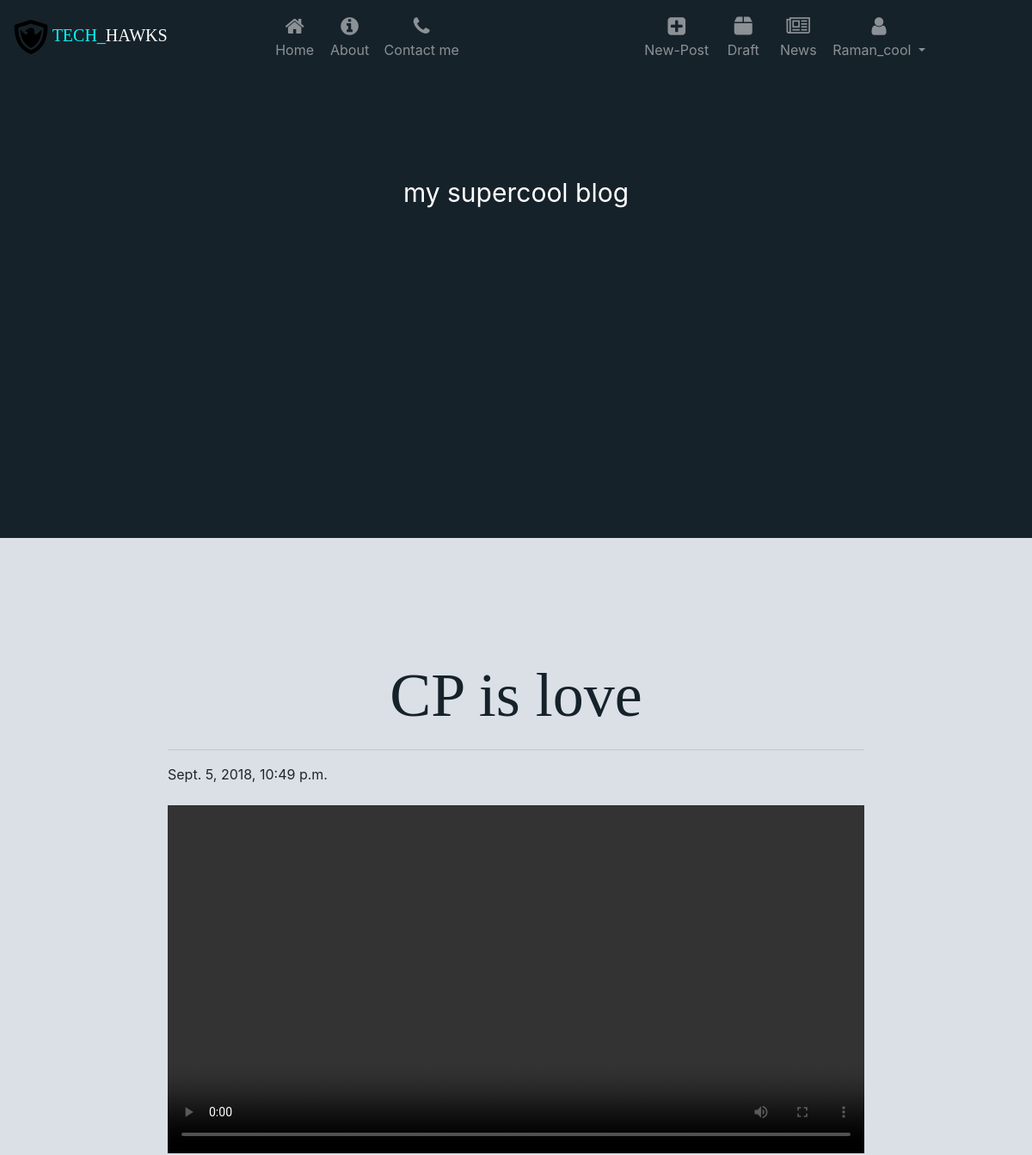
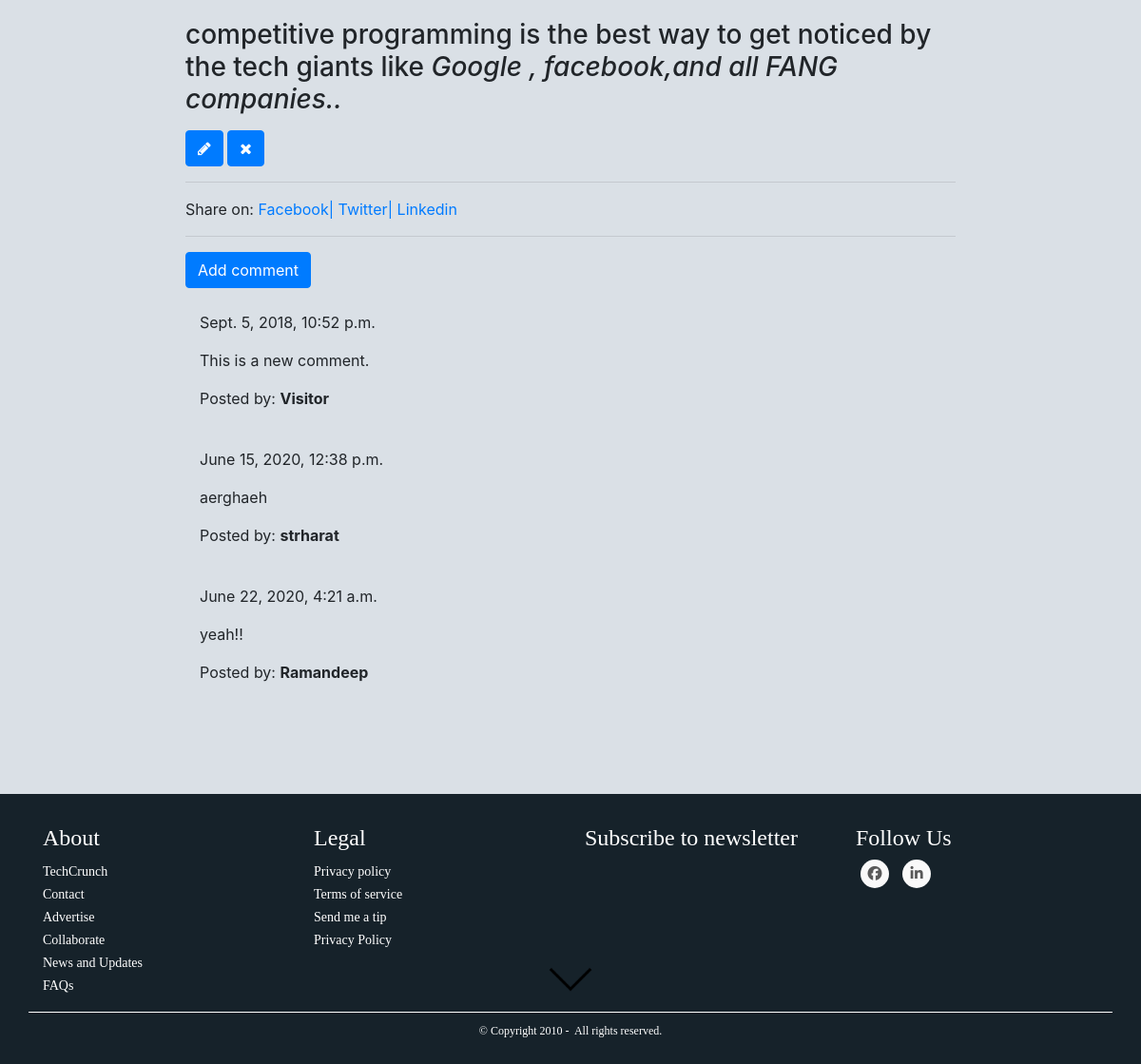
Screenshot of /post/1 (signed in) with the database file from the repository (2 pictures, top to bottom).
### blog/models.py (models this page shows, shortened)
class Post(models.Model):
    author = models.ForeignKey('auth.User',on_delete=models.CASCADE)
    title = models.CharField(max_length=200)
    text = models.TextField()
    created_date = models.DateTimeField(default=timezone.now)
    published_date = models.DateTimeField(blank=True, null=True)
    image = models.FileField(upload_to="media/",null=True, verbose_name="")

class Comment(models.Model):
    post = models.ForeignKey('blog.Post', related_name='comments',on_delete=models.CASCADE)
    author = models.CharField(max_length=200)
    text = models.TextField()
    created_date = models.DateTimeField(default=timezone.now)
    approved_comment = models.BooleanField(default=False)

### blog/views.py (the view)
# urls.py: path('post/<int:pk>', views.PostDetailView.as_view(), name='post_detail'),
class PostDetailView(DetailView):
    model = Post

### blog/templates/blog/post_detail.html (shortened to what this page needs)
{% extends 'blog/base.html' %}
{% load static %}
{% block content %}
<div class="header">
  <div class="header-content">
    <h1>News</h1>
    <p>my supercool blog</p>
  </div>
</div>
<div class="content container" style="margin-top: 100px;">
    <div class="content-block">
      <div class="blog_posts">
                <h1 class='posttitle loader headings display-3'>{{ post.title }}</h1>
                <hr>
                {% if post.published_date %}
                    <div class="date postdate">
                        {{ post.published_date }}
                    </div>
                  <video  class ='img-responsive' controls>
                <source src="{{ post.image.url }}" type="video/mp4">
             <source src="movie.ogg" type="video/ogg">
          </video>
                {% else %}
                    <a class="btn btn-outline-dark" href="{% url 'post_publish' pk=post.pk %}">Publish</a>
                {% endif %}
              <p class='postcontent' >{{ post.text|safe|linebreaksbr }}</p>
              {% if user.is_authenticated %}
                  <a class="btn btn-primary" href="{% url 'post_edit' pk=post.pk %}"><span class="fa fa-pencil"></span></a>
                  <a class="btn btn-primary" href="{% url 'post_remove' pk=post.pk %}"><span class="fa fa-remove"></span></a>
              {% endif %}
          <hr>
          <div class="social-share" style="margin-bottom">
            Share on:
            <a href="https://www.facebook.com/sharer/sharer.php?u={{ request.build_absolute_uri }}">
            Facebook|
            </a>
            <a href="https://twitter.com/home?status=I'm%20going%20to%20learn%20to%20Code...%20Come%20build%20an%20web%20apsp%20with%20me!%20%23CFE%20and%20@justinmitchel%20{{ request.build_absolute_uri }}">
             Twitter|
            </a>
            <a href="https://www.linkedin.com/shareArticle?mini=true&url=http://swiftforentrepreneurs.com/&title=Be%20first%20%7C%20Join%20Swift%20for%20Entrepreneurs&summary=Swift%20for%20Entrepreneurs%20is%20a%20project-based%20programming%20course%20for%20non-technical%20founders.%20We'll%20learn%20how%20to%20build%20iOS%20apps%20from%20scratch%20using%20Apple's%20new%20programming%20language:%20Swift.%20Be%20first%20and%20learn%20with%20me!&source={{ request.build_absolute_uri }}">
             Linkedin
            </a>
          </div>
          <hr>
          <a class="btn btn-primary btn-comment" href="{% url 'add_comment_to_post' pk=post.pk %}">Add comment</a>
          <div class="container">
          {% for comment in post.comments.all %}
          <br>
              {% if user.is_authenticated or comment.approved_comment %}
                      {{ comment.created_date }}
                  <p>{{ comment.text|safe|linebreaks }}</p>
                  <p>Posted by: <strong>{{ comment.author }}</strong></p>
              {% endif %}
          {% empty %}
              <p>No comments posted.</p>
          {% endfor %}
        </div>
      </div>
    </div>
  </div>
{% endblock %}

### blog/templates/blog/base.html (shortened to what this page needs)
<!DOCTYPE html>
{% load static %}
<html>
  <head>
    <link rel="stylesheet" href="https://maxcdn.bootstrapcdn.com/bootstrap/4.1.1/css/bootstrap.min.css">
    <link href="https://maxcdn.bootstrapcdn.com/font-awesome/4.7.0/css/font-awesome.min.css" rel="stylesheet">
    <link rel="stylesheet" href="//cdn.jsdelivr.net/medium-editor/latest/css/medium-editor.min.css" type="text/css" media="screen" charset="utf-8">
<link rel="stylesheet" href="https://stackpath.bootstrapcdn.com/bootstrap/4.1.3/css/bootstrap.min.css"
integrity="sha384-MCw98/SFnGE8fJT3GXwEOngsV7Zt27NXFoaoApmYm81iuXoPkFOJwJ8ERdknLPMO">
    <link rel="stylesheet" href="{% static 'css/blog.css' %}">
  </head>
  <body>
    <nav class="navbar navbar-icon-top navbar-expand-lg navbar-dark">
   <a class="navbar-brand" href="{% url 'post_list' %}"><img src="{% static 'images/logo-shield.png' %}" width = 40px height = 40px alt="Eagle-shield">
    <span>TECH_</span>HAWKS
   </a>
   <div class="collapse navbar-collapse nav-left" id="navbarSupportedContent">
     <ul class="navbar-nav mr-auto">
       <li class="nav-item">
         <a class="nav-link" onclick="openBanner(event,'landing-text')" href="{% url 'post_list' %}">
           <i class="fa fa-home"></i>
           Home
           </a>
       </li>
       <li class="nav-item">
         <a class="nav-link" onclick="openBanner(event,'About')" href="{% url 'about' %}">
           <i class="fa fa-info-circle">
           </i>
           About
         </a>
       </li>
       <li class="nav-item">
         <a class="nav-link" onclick="openBanner(event,'Contact')" href="{% url 'contact'%}">
           <i class="fa fa-phone">
           </i>
           Contact me
         </a>
       </li>
     </ul>
      {% if user.is_authenticated %}
     <ul class="navbar-nav nav-right ">
       <li class="nav-item">
         <a class="nav-link" onclick="openBanner(event,'new-post')" href="{% url 'post_new' %}">
           <i class="fa fa-plus-square">
           </i>
           New-Post
         </a>
       </li>
       <li class="nav-item">
         <a class="nav-link" onclick="openBanner(event,'Draft')"  href="{% url 'post_draft_list' %}">
           <i class="fa fa-box">
           </i>
           Draft
         </a>
       </li>
       <li class="nav-item">
         <a class="nav-link"  onclick="openBanner(event,'news')" href="{% url 'news' %}">
           <i class="fa fa-newspaper">
           </i>
          News
         </a>
       </li>
       <li class="nav-item dropdown">
         <a class="nav-link dropdown-toggle" href="#" id="navbarDropdown" role="button" data-toggle="dropdown" aria-haspopup="true" aria-expanded="false">
           <i class="fa fa-user">
           </i>
          {{ user.username}}
         </a>
       </li>
     </ul>
     {% else %}
     <a class="nav-item nav-link" href="{% url 'login' %}" aria-label="Login">
            <span class="fa fa-user" aria-hidden="true">Login</span></a>
      <a class="nav-item nav-link" href="{% url 'register' %}" aria-label="Login">
          <span class="fa fa-user" aria-hidden="true">Register</span></a>
        {% endif %}
   </div>
 </nav>
<section class = "header-down-arrow">
  <img src="{% static 'images/cue/downarrow.png' %}" width = "50" alt="downarrow">
</section>
        {% block content %}
        {% endblock %}
 <footer class="mainfooter" role="contentinfo">
  <div class="footer-middle">
  <div class="container">
    <div class="row">
      <div class="col-md-3 col-sm-6">
        <div class="footer-pad">
          <h4>About</h4>
          <ul class="list-unstyled">
            <li><a href="#">TechCrunch</a></li>
            <li><a href="#">Contact</a></li>
            <li><a href="#">Advertise</a></li>
            <li><a href="#">Collaborate</a></li>
            <li><a href="#">News and Updates</a></li>
            <li><a href="#">FAQs</a></li>
          </ul>
        </div>
      </div>
      <div class="col-md-3 col-sm-6">
        <div class="footer-pad">
          <h4>Legal</h4>
          <ul class="list-unstyled">
            <li><a href="#">Privacy policy</a></li>
            <li><a href="#">Terms of service</a></li>
            <li><a href="#">Send me a tip</a></li>
            <li><a href="#">Privacy Policy</a></li>
          </ul>
        </div>
      </div>
      <div class="col-md-3 col-sm-6">
        <div class="footer-pad">
          <h4>Subscribe to newsletter</h4>
        </div>
      </div>
    	<div class="col-md-3">
    		<h4>Follow Us</h4>
            <ul class="social-network social-circle">
             <li><a href="#" class="icoFacebook" title="Facebook"><i class="fa fa-facebook"></i></a></li>
             <li><a href="#" class="icoLinkedin" title="Linkedin"><i class="fa fa-linkedin"></i></a></li>
            </ul>
		</div>
    </div>
	<div class="row">
		<div class="col-md-12 copy">
			<p class="text-center">&copy; Copyright 2010 - <img src="" alt="">  All rights reserved.</p>
		</div>
	</div>
  </div>
  </div>
</footer>
  </body>
</html>

### blog/static/css/blog.css (style rules this page uses)
.loader { filter:hue-rotate(0deg); color: linear-gradient(45deg,#0f8,#08f); animation:hue 5000ms infinite linear; }

### blog/templates/blog/base.html (style rules this page uses)
body { background: #DAE0E6; }
html { scroll-behavior: smooth; }
.navbar-icon-top .navbar-nav .nav-link >.fa { position: relative; width: 36px; font-size: 24px; }
.navbar-icon-top .navbar-nav .nav-link > .fa { top: 3px; line-height: 12px; }
nav { background-color: #16222A; }
html { box-sizing: border-box; }
@media (min-width: 992px) { .navbar-icon-top.navbar-expand-lg .navbar-nav .nav-link { text-align: center; display: table-cell; height: 70px; vertical-align: middle; padding-top: 0; padding-bottom: 0; } }
@media (min-width: 992px) { .navbar-icon-top.navbar-expand-lg .navbar-nav .nav-link > .fa { display: block; width: 48px; margin: 2px auto 4px auto; top: 0; line-height: 24px; } }
.nav-left { margin-left: 100px; }
.nav-right { margin-right: 100px; }
.navbar-brand { font-family: 'Russo' }
.navbar-brand span { color: cyan; }
h1 { font-family: 'Russo' }
.headings { margin-top: 40px; margin-bottom: 20px; align-self: center; }
.content-block { display: flex; flex-direction: row; }
footer { background: #16222A; background: -webkit-linear-gradient(59deg, #3A6073, #16222A); background: #16222A; color: white; margin-top:100px; font-family: 'Russo' }
footer a { color: #fff; font-size: 14px; transition-duration: 0.2s; }
.copy { font-size: 12px; padding: 10px; border-top: 1px solid #FFFFFF; }
.footer-middle { padding-top: 2em; color: white; }
ul.social-network { list-style: none; display: inline; margin-left: 0 !important; padding: 0; }
ul.social-network li { display: inline; margin: 0 5px; }
.social-circle li a { display: inline-block; position: relative; margin: 0 auto 0 auto; -moz-border-radius: 50%; -webkit-border-radius: 50%; border-radius: 50%; text-align: center; width: 30px; height: 30px; font-size: 15px; }
.social-circle li i { margin: 0; line-height: 30px; text-align: center; }
.social-circle i { color: #595959; -webkit-transition: all 0.8s; -moz-transition: all 0.8s; -o-transition: all 0.8s; -ms-transition: all 0.8s; transition: all 0.8s; }
.social-network a { background-color: #F9F9F9; }
.content { width: 70%; }
.header { padding: 60px; text-align: center; background: #16222A; color: white; font-size: 30px; height: 18em; }
* { box-sizing:border-box; -moz-box-sizing: border-box; }
.header-down-arrow { position: absolute; bottom: 8vh; left: 0; right: 0; text-align: center; z-index: 10; }
.header-down-arrow img { animation: fade-slide-up 1s 1s ease-out forwards, pulse 2s 3s ease-out infinite; opacity: 0; }
h1,h2 { color: #16222A; text-align: center; }
.row:after { content: ""; display: table; clear: both; }
.img-responsive { width: 100%; height: auto; }

### rows the page displays
Post: title "CP is love", published_date "Sept. 5, 2018, 10:49 p.m.", text "competitive programming is the best way to get noticed by the tech giants like Google , facebook,and all FANG companies.."
Comment: created_date "Sept. 5, 2018, 10:52 p.m.", text "This is a new comment.", author "Visitor"
Comment: created_date "June 15, 2020, 12:38 p.m.", text "aerghaeh", author "strharat"
Comment: created_date "June 22, 2020, 4:21 a.m.", text "yeah!!", author "Ramandeep"

### other values shown
{{ user.username }} "Raman_cool"
